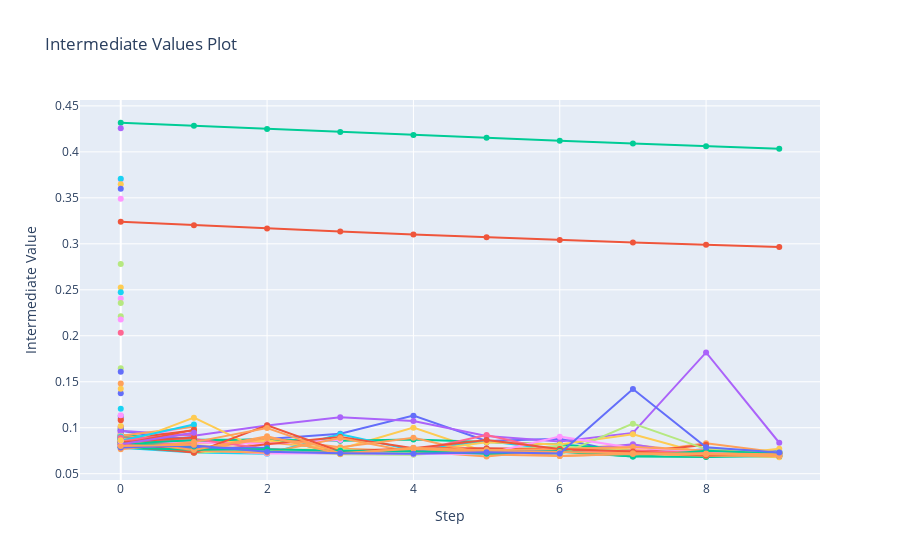

The notebook cell saved with this chart:
### Code cell
plot_optimization_history(study)
plot_intermediate_values(study)

### Figure 1 — Plotly figure (JSON) as saved in the notebook; plotly's stock layout.template omitted (floating-point values rounded to 4 significant figures)
{"data": [{"marker": {"maxdisplayed": 10}, "mode": "lines+markers", "name": "Trial0", "type": "scatter", "x": [0, 1, 2, 3, 4, 5, 6, 7, 8, 9], "y": [0.09657, 0.08469, 0.08765, 0.09347, 0.1131, 0.0857, 0.08795, 0.07127, 0.07663, 0.07453]}, {"marker": {"maxdisplayed": 10}, "mode": "lines+markers", "name": "Trial1", "type": "scatter", "x": [0, 1, 2, 3, 4, 5, 6, 7, 8, 9], "y": [0.3241, 0.3203, 0.3167, 0.3134, 0.3101, 0.3071, 0.3042, 0.3015, 0.299, 0.2966]}, {"marker": {"maxdisplayed": 10}, "mode": "lines+markers", "name": "Trial2", "type": "scatter", "x": [0, 1, 2, 3, 4, 5, 6, 7, 8, 9], "y": [0.4317, 0.4283, 0.4249, 0.4217, 0.4184, 0.4153, 0.4122, 0.4092, 0.4062, 0.4033]}, {"marker": {"maxdisplayed": 10}, "mode": "lines+markers", "name": "Trial3", "type": "scatter", "x": [0, 1, 2, 3, 4, 5, 6, 7, 8, 9], "y": [0.09684, 0.09117, 0.1023, 0.1114, 0.1072, 0.091, 0.08501, 0.09435, 0.1819, 0.08367]}, {"marker": {"maxdisplayed": 10}, "mode": "lines+markers", "name": "Trial4", "type": "scatter", "x": [0, 1, 2, 3, 4, 5, 6, 7, 8, 9], "y": [0.08645, 0.08574, 0.08403, 0.07726, 0.0749, 0.07409, 0.07693, 0.0811, 0.07314, 0.0688]}, {"marker": {"maxdisplayed": 10}, "mode": "lines+markers", "name": "Trial5", "type": "scatter", "x": [0], "y": [0.1206]}, {"marker": {"maxdisplayed": 10}, "mode": "lines+markers", "name": "Trial6", "type": "scatter", "x": [0], "y": [0.2033]}, {"marker": {"maxdisplayed": 10}, "mode": "lines+markers", "name": "Trial7", "type": "scatter", "x": [0], "y": [0.2211]}, {"marker": {"maxdisplayed": 10}, "mode": "lines+markers", "name": "Trial8", "type": "scatter", "x": [0], "y": [0.2406]}, {"marker": {"maxdisplayed": 10}, "mode": "lines+markers", "name": "Trial9", "type": "scatter", "x": [0, 1, 2, 3, 4, 5, 6, 7, 8, 9], "y": [0.08559, 0.07634, 0.07553, 0.07682, 0.1001, 0.07342, 0.074, 0.07674, 0.07085, 0.06789]}, {"marker": {"maxdisplayed": 10}, "mode": "lines+markers", "name": "Trial10", "type": "scatter", "x": [0], "y": [0.1374]}, {"marker": {"maxdisplayed": 10}, "mode": "lines+markers", "name": "Trial11", "type": "scatter", "x": [0], "y": [0.1098]}, {"marker": {"maxdisplayed": 10}, "mode": "lines+markers", "name": "Trial12", "type": "scatter", "x": [0, 1, 2, 3, 4, 5, 6, 7, 8, 9], "y": [0.09195, 0.0868, 0.08699, 0.08574, 0.08732, 0.08432, 0.08187, 0.0763, 0.07265, 0.06956]}, {"marker": {"maxdisplayed": 10}, "mode": "lines+markers", "name": "Trial13", "type": "scatter", "x": [0], "y": [0.4256]}, {"marker": {"maxdisplayed": 10}, "mode": "lines+markers", "name": "Trial14", "type": "scatter", "x": [0, 1, 2, 3, 4, 5, 6, 7, 8, 9], "y": [0.09176, 0.08063, 0.07626, 0.07298, 0.07442, 0.06877, 0.07662, 0.07237, 0.08324, 0.07304]}, {"marker": {"maxdisplayed": 10}, "mode": "lines+markers", "name": "Trial15", "type": "scatter", "x": [0, 1, 2, 3, 4, 5, 6, 7, 8, 9], "y": [0.07829, 0.07305, 0.07173, 0.09286, 0.07547, 0.08562, 0.07569, 0.07526, 0.07387, 0.07377]}, {"marker": {"maxdisplayed": 10}, "mode": "lines+markers", "name": "Trial16", "type": "scatter", "x": [0], "y": [0.09812]}, {"marker": {"maxdisplayed": 10}, "mode": "lines+markers", "name": "Trial17", "type": "scatter", "x": [0, 1, 2, 3, 4, 5, 6, 7, 8, 9], "y": [0.08929, 0.07287, 0.07671, 0.07241, 0.07282, 0.07353, 0.07776, 0.07194, 0.06964, 0.0727]}, {"marker": {"maxdisplayed": 10}, "mode": "lines+markers", "name": "Trial18", "type": "scatter", "x": [0, 1], "y": [0.0856, 0.1022]}, {"marker": {"maxdisplayed": 10}, "mode": "lines+markers", "name": "Trial19", "type": "scatter", "x": [0], "y": [0.2525]}, {"marker": {"maxdisplayed": 10}, "mode": "lines+markers", "name": "Trial20", "type": "scatter", "x": [0], "y": [0.1129]}, {"marker": {"maxdisplayed": 10}, "mode": "lines+markers", "name": "Trial21", "type": "scatter", "x": [0, 1], "y": [0.08713, 0.09721]}, {"marker": {"maxdisplayed": 10}, "mode": "lines+markers", "name": "Trial22", "type": "scatter", "x": [0, 1, 2, 3, 4, 5, 6, 7, 8, 9], "y": [0.08957, 0.08445, 0.08771, 0.0735, 0.07383, 0.07341, 0.07507, 0.0725, 0.07278, 0.06943]}, {"marker": {"maxdisplayed": 10}, "mode": "lines+markers", "name": "Trial23", "type": "scatter", "x": [0, 1], "y": [0.08726, 0.08475]}, {"marker": {"maxdisplayed": 10}, "mode": "lines+markers", "name": "Trial24", "type": "scatter", "x": [0, 1], "y": [0.09133, 0.1011]}, {"marker": {"maxdisplayed": 10}, "mode": "lines+markers", "name": "Trial25", "type": "scatter", "x": [0, 1], "y": [0.08665, 0.08496]}, {"marker": {"maxdisplayed": 10}, "mode": "lines+markers", "name": "Trial26", "type": "scatter", "x": [0, 1], "y": [0.08851, 0.08758]}, {"marker": {"maxdisplayed": 10}, "mode": "lines+markers", "name": "Trial27", "type": "scatter", "x": [0], "y": [0.0994]}, {"marker": {"maxdisplayed": 10}, "mode": "lines+markers", "name": "Trial28", "type": "scatter", "x": [0], "y": [0.3699]}, {"marker": {"maxdisplayed": 10}, "mode": "lines+markers", "name": "Trial29", "type": "scatter", "x": [0, 1, 2, 3, 4, 5, 6, 7, 8, 9], "y": [0.08083, 0.1109, 0.07265, 0.07404, 0.07353, 0.08413, 0.08175, 0.09284, 0.07123, 0.06933]}, {"marker": {"maxdisplayed": 10}, "mode": "lines+markers", "name": "Trial30", "type": "scatter", "x": [0, 1], "y": [0.08586, 0.08977]}, {"marker": {"maxdisplayed": 10}, "mode": "lines+markers", "name": "Trial31", "type": "scatter", "x": [0], "y": [0.0942]}, {"marker": {"maxdisplayed": 10}, "mode": "lines+markers", "name": "Trial32", "type": "scatter", "x": [0], "y": [0.09858]}, {"marker": {"maxdisplayed": 10}, "mode": "lines+markers", "name": "Trial33", "type": "scatter", "x": [0], "y": [0.09169]}, {"marker": {"maxdisplayed": 10}, "mode": "lines+markers", "name": "Trial34", "type": "scatter", "x": [0], "y": [0.1481]}, {"marker": {"maxdisplayed": 10}, "mode": "lines+markers", "name": "Trial35", "type": "scatter", "x": [0], "y": [0.2472]}, {"marker": {"maxdisplayed": 10}, "mode": "lines+markers", "name": "Trial36", "type": "scatter", "x": [0, 1], "y": [0.08719, 0.09278]}, {"marker": {"maxdisplayed": 10}, "mode": "lines+markers", "name": "Trial37", "type": "scatter", "x": [0], "y": [0.1648]}, {"marker": {"maxdisplayed": 10}, "mode": "lines+markers", "name": "Trial38", "type": "scatter", "x": [0], "y": [0.3491]}, {"marker": {"maxdisplayed": 10}, "mode": "lines+markers", "name": "Trial39", "type": "scatter", "x": [0, 1, 2, 3, 4, 5, 6, 7, 8, 9], "y": [0.08762, 0.08244, 0.0865, 0.07486, 0.07137, 0.07498, 0.07563, 0.07744, 0.06832, 0.0771]}, {"marker": {"maxdisplayed": 10}, "mode": "lines+markers", "name": "Trial40", "type": "scatter", "x": [0], "y": [0.1608]}, {"marker": {"maxdisplayed": 10}, "mode": "lines+markers", "name": "Trial41", "type": "scatter", "x": [0], "y": [0.09034]}, {"marker": {"maxdisplayed": 10}, "mode": "lines+markers", "name": "Trial42", "type": "scatter", "x": [0], "y": [0.09151]}, {"marker": {"maxdisplayed": 10}, "mode": "lines+markers", "name": "Trial43", "type": "scatter", "x": [0, 1, 2, 3, 4, 5, 6, 7, 8, 9], "y": [0.07915, 0.07763, 0.07269, 0.07223, 0.07562, 0.0761, 0.07387, 0.08207, 0.06862, 0.07102]}, {"marker": {"maxdisplayed": 10}, "mode": "lines+markers", "name": "Trial44", "type": "scatter", "x": [0], "y": [0.1006]}, {"marker": {"maxdisplayed": 10}, "mode": "lines+markers", "name": "Trial45", "type": "scatter", "x": [0], "y": [0.3706]}, {"marker": {"maxdisplayed": 10}, "mode": "lines+markers", "name": "Trial46", "type": "scatter", "x": [0], "y": [0.08988]}, {"marker": {"maxdisplayed": 10}, "mode": "lines+markers", "name": "Trial47", "type": "scatter", "x": [0, 1, 2, 3, 4, 5, 6, 7, 8, 9], "y": [0.086, 0.07894, 0.07493, 0.07111, 0.07074, 0.07514, 0.07959, 0.07398, 0.07444, 0.07334]}, {"marker": {"maxdisplayed": 10}, "mode": "lines+markers", "name": "Trial48", "type": "scatter", "x": [0, 1, 2, 3], "y": [0.08518, 0.08369, 0.08254, 0.08666]}, {"marker": {"maxdisplayed": 10}, "mode": "lines+markers", "name": "Trial49", "type": "scatter", "x": [0], "y": [0.3648]}, {"marker": {"maxdisplayed": 10}, "mode": "lines+markers", "name": "Trial50", "type": "scatter", "x": [0], "y": [0.0971]}, {"marker": {"maxdisplayed": 10}, "mode": "lines+markers", "name": "Trial51", "type": "scatter", "x": [0, 1, 2, 3, 4, 5, 6, 7, 8], "y": [0.07957, 0.07338, 0.08214, 0.08981, 0.07767, 0.07759, 0.07662, 0.07318, 0.0814]}, {"marker": {"maxdisplayed": 10}, "mode": "lines+markers", "name": "Trial52", "type": "scatter", "x": [0, 1, 2, 3, 4, 5, 6, 7, 8, 9], "y": [0.08411, 0.07915, 0.07431, 0.07341, 0.07404, 0.07445, 0.07376, 0.06871, 0.06812, 0.06919]}, {"marker": {"maxdisplayed": 10}, "mode": "lines+markers", "name": "Trial53", "type": "scatter", "x": [0], "y": [0.1009]}, {"marker": {"maxdisplayed": 10}, "mode": "lines+markers", "name": "Trial54", "type": "scatter", "x": [0, 1, 2, 3, 4, 5, 6, 7, 8, 9], "y": [0.08419, 0.07436, 0.08885, 0.07865, 0.08918, 0.07095, 0.06924, 0.07162, 0.06956, 0.06914]}, {"marker": {"maxdisplayed": 10}, "mode": "lines+markers", "name": "Trial55", "type": "scatter", "x": [0, 1], "y": [0.08581, 0.1035]}, {"marker": {"maxdisplayed": 10}, "mode": "lines+markers", "name": "Trial56", "type": "scatter", "x": [0, 1, 2, 3, 4, 5, 6, 7, 8, 9], "y": [0.08123, 0.08769, 0.07686, 0.07396, 0.07439, 0.09202, 0.07393, 0.07504, 0.07245, 0.07298]}, {"marker": {"maxdisplayed": 10}, "mode": "lines+markers", "name": "Trial57", "type": "scatter", "x": [0, 1, 2, 3, 4, 5, 6, 7, 8, 9], "y": [0.08164, 0.07506, 0.07449, 0.07565, 0.07336, 0.0755, 0.07073, 0.1044, 0.07678, 0.07293]}, {"marker": {"maxdisplayed": 10}, "mode": "lines+markers", "name": "Trial58", "type": "scatter", "x": [0, 1, 2, 3, 4, 5, 6, 7, 8, 9], "y": [0.08076, 0.07604, 0.07198, 0.07221, 0.07137, 0.07175, 0.0903, 0.07798, 0.07456, 0.06981]}, {"marker": {"maxdisplayed": 10}, "mode": "lines+markers", "name": "Trial59", "type": "scatter", "x": [0], "y": [0.1425]}, {"marker": {"maxdisplayed": 10}, "mode": "lines+markers", "name": "Trial60", "type": "scatter", "x": [0, 1, 2], "y": [0.0789, 0.07788, 0.07815]}, {"marker": {"maxdisplayed": 10}, "mode": "lines+markers", "name": "Trial61", "type": "scatter", "x": [0], "y": [0.1082]}, {"marker": {"maxdisplayed": 10}, "mode": "lines+markers", "name": "Trial62", "type": "scatter", "x": [0, 1], "y": [0.08279, 0.08638]}, {"marker": {"maxdisplayed": 10}, "mode": "lines+markers", "name": "Trial63", "type": "scatter", "x": [0], "y": [0.09168]}, {"marker": {"maxdisplayed": 10}, "mode": "lines+markers", "name": "Trial64", "type": "scatter", "x": [0, 1, 2, 3, 4, 5, 6, 7, 8, 9], "y": [0.08266, 0.07486, 0.07271, 0.08872, 0.07335, 0.0756, 0.07689, 0.07909, 0.07532, 0.07164]}, {"marker": {"maxdisplayed": 10}, "mode": "lines+markers", "name": "Trial65", "type": "scatter", "x": [0], "y": [0.08719]}, {"marker": {"maxdisplayed": 10}, "mode": "lines+markers", "name": "Trial66", "type": "scatter", "x": [0, 1], "y": [0.08543, 0.09403]}, {"marker": {"maxdisplayed": 10}, "mode": "lines+markers", "name": "Trial67", "type": "scatter", "x": [0], "y": [0.2356]}, {"marker": {"maxdisplayed": 10}, "mode": "lines+markers", "name": "Trial68", "type": "scatter", "x": [0], "y": [0.2177]}, {"marker": {"maxdisplayed": 10}, "mode": "lines+markers", "name": "Trial69", "type": "scatter", "x": [0], "y": [0.09278]}, {"marker": {"maxdisplayed": 10}, "mode": "lines+markers", "name": "Trial70", "type": "scatter", "x": [0], "y": [0.09066]}, {"marker": {"maxdisplayed": 10}, "mode": "lines+markers", "name": "Trial71", "type": "scatter", "x": [0, 1, 2, 3, 4, 5, 6, 7, 8, 9], "y": [0.08518, 0.07271, 0.1026, 0.07425, 0.0776, 0.08672, 0.07682, 0.07411, 0.06988, 0.07215]}, {"marker": {"maxdisplayed": 10}, "mode": "lines+markers", "name": "Trial72", "type": "scatter", "x": [0, 1, 2, 3, 4, 5, 6, 7, 8, 9], "y": [0.07825, 0.07601, 0.07672, 0.07496, 0.07429, 0.07178, 0.07464, 0.06875, 0.07492, 0.072]}, {"marker": {"maxdisplayed": 10}, "mode": "lines+markers", "name": "Trial73", "type": "scatter", "x": [0], "y": [0.09562]}, {"marker": {"maxdisplayed": 10}, "mode": "lines+markers", "name": "Trial74", "type": "scatter", "x": [0, 1, 2, 3, 4, 5, 6, 7, 8, 9], "y": [0.08549, 0.07567, 0.09082, 0.07145, 0.07827, 0.07529, 0.06927, 0.07139, 0.07124, 0.06945]}, {"marker": {"maxdisplayed": 10}, "mode": "lines+markers", "name": "Trial75", "type": "scatter", "x": [0], "y": [0.08755]}, {"marker": {"maxdisplayed": 10}, "mode": "lines+markers", "name": "Trial76", "type": "scatter", "x": [0, 1], "y": [0.08118, 0.08274]}, {"marker": {"maxdisplayed": 10}, "mode": "lines+markers", "name": "Trial77", "type": "scatter", "x": [0], "y": [0.09106]}, {"marker": {"maxdisplayed": 10}, "mode": "lines+markers", "name": "Trial78", "type": "scatter", "x": [0], "y": [0.09117]}, {"marker": {"maxdisplayed": 10}, "mode": "lines+markers", "name": "Trial79", "type": "scatter", "x": [0], "y": [0.09097]}, {"marker": {"maxdisplayed": 10}, "mode": "lines+markers", "name": "Trial80", "type": "scatter", "x": [0], "y": [0.3598]}, {"marker": {"maxdisplayed": 10}, "mode": "lines+markers", "name": "Trial81", "type": "scatter", "x": [0, 1], "y": [0.08411, 0.08937]}, {"marker": {"maxdisplayed": 10}, "mode": "lines+markers", "name": "Trial82", "type": "scatter", "x": [0, 1], "y": [0.08367, 0.07951]}, {"marker": {"maxdisplayed": 10}, "mode": "lines+markers", "name": "Trial83", "type": "scatter", "x": [0], "y": [0.08941]}, {"marker": {"maxdisplayed": 10}, "mode": "lines+markers", "name": "Trial84", "type": "scatter", "x": [0, 1, 2, 3, 4, 5, 6, 7, 8, 9], "y": [0.07658, 0.08435, 0.09974, 0.07216, 0.07723, 0.07411, 0.0737, 0.07227, 0.07192, 0.07129]}, {"marker": {"maxdisplayed": 10}, "mode": "lines+markers", "name": "Trial85", "type": "scatter", "x": [0], "y": [0.08925]}, {"marker": {"maxdisplayed": 10}, "mode": "lines+markers", "name": "Trial86", "type": "scatter", "x": [0], "y": [0.08935]}, {"marker": {"maxdisplayed": 10}, "mode": "lines+markers", "name": "Trial87", "type": "scatter", "x": [0], "y": [0.08599]}, {"marker": {"maxdisplayed": 10}, "mode": "lines+markers", "name": "Trial88", "type": "scatter", "x": [0], "y": [0.1136]}, {"marker": {"maxdisplayed": 10}, "mode": "lines+markers", "name": "Trial89", "type": "scatter", "x": [0], "y": [0.1018]}, {"marker": {"maxdisplayed": 10}, "mode": "lines+markers", "name": "Trial90", "type": "scatter", "x": [0, 1, 2, 3, 4, 5, 6, 7, 8, 9], "y": [0.07853, 0.08072, 0.07388, 0.0722, 0.07167, 0.07342, 0.07191, 0.142, 0.07869, 0.07307]}, {"marker": {"maxdisplayed": 10}, "mode": "lines+markers", "name": "Trial91", "type": "scatter", "x": [0, 1], "y": [0.08198, 0.09768]}, {"marker": {"maxdisplayed": 10}, "mode": "lines+markers", "name": "Trial92", "type": "scatter", "x": [0], "y": [0.08813]}, {"marker": {"maxdisplayed": 10}, "mode": "lines+markers", "name": "Trial93", "type": "scatter", "x": [0, 1], "y": [0.08204, 0.09462]}, {"marker": {"maxdisplayed": 10}, "mode": "lines+markers", "name": "Trial94", "type": "scatter", "x": [0, 1], "y": [0.08023, 0.08141]}, {"marker": {"maxdisplayed": 10}, "mode": "lines+markers", "name": "Trial95", "type": "scatter", "x": [0], "y": [0.09043]}, {"marker": {"maxdisplayed": 10}, "mode": "lines+markers", "name": "Trial96", "type": "scatter", "x": [0], "y": [0.0892]}, {"marker": {"maxdisplayed": 10}, "mode": "lines+markers", "name": "Trial97", "type": "scatter", "x": [0], "y": [0.278]}, {"marker": {"maxdisplayed": 10}, "mode": "lines+markers", "name": "Trial98", "type": "scatter", "x": [0], "y": [0.08576]}, {"marker": {"maxdisplayed": 10}, "mode": "lines+markers", "name": "Trial99", "type": "scatter", "x": [0], "y": [0.08648]}], "layout": {"showlegend": false, "title": {"text": "Intermediate Values Plot"}, "xaxis": {"title": {"text": "Step"}}, "yaxis": {"title": {"text": "Intermediate Value"}}}}
